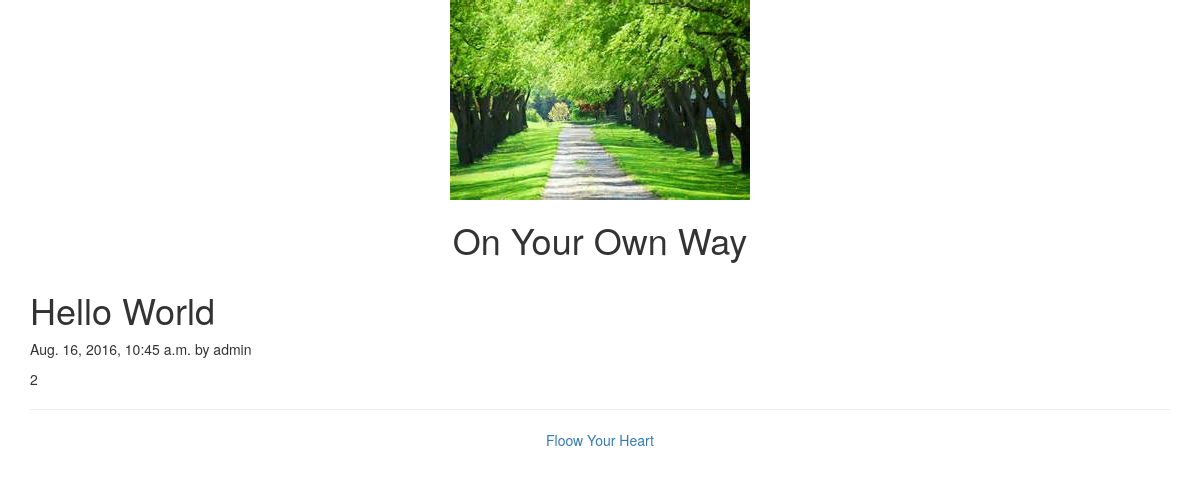
Screenshot of /blog/2016/08/16/2/ with the database file from the repository.
### blog/models.py (models this page shows, shortened)
class Post(models.Model):
    STATUS_CHOICE = (("draft", "DRAFT"), ("published", "PUBLISHED"),)
    title = models.CharField(max_length=250)
    slug = models.SlugField(max_length=250, unique_for_date="published")
    author = models.ForeignKey(User, related_name="blog_posts")
    body = models.TextField()
    published = models.DateTimeField(default=timezone.now)
    created = models.DateTimeField(auto_now_add=True)
    updated = models.DateTimeField(auto_now=True)
    status = models.CharField(max_length=10, choices=STATUS_CHOICE, default="draft")
    class Mate:
        ordering = ("-published",)

### blog/views.py (the view)
# urls.py: url(r'^(?P<year>\d{4})/(?P<month>\d{2})/(?P<day>\d{2})/(?P<post>[-\w]+)/$', views.post_detail, name='post_detail'),
def post_detail(request, year, month, day, post):
    post = get_object_or_404(Post, slug=post, status="published", published__year=year, published__month=month, published__day=day)
    return render(request, 'blog/post/detail.html', {"post":post})

### blog/templates/blog/post/detail.html (shortened to what this page needs)
{% extends 'blog/base.html' %}
{% block content %}
<h1>{{ post.title }}</h1>
<p>{{ post.published }} by {{ post.author }}</p>
<div>
  {{ post.body }}
</div>
{% endblock %}

### rows the page displays
Post: title "Hello World", published "Aug. 16, 2016, 10:45 a.m.", author "admin", body "2"
